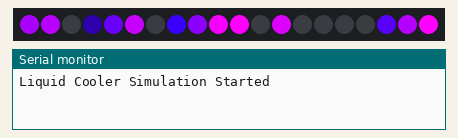
Simulated run of this sketch. Board: Arduino Uno, built with avr-gcc and run on an emulated ATmega328P. Parts: 20 RGB LEDs in strip order, left to right, the last lines printed to the serial monitor. Random numbers use the default seed unless the sketch sets one.

Above: at 0.45 s.
At 11.58 s:
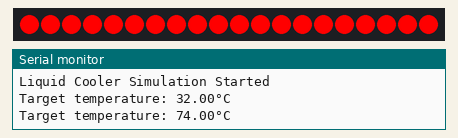
At 15.8 s:
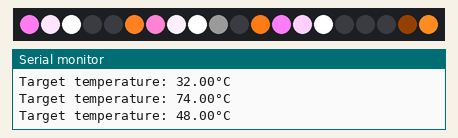
At 20.02 s:
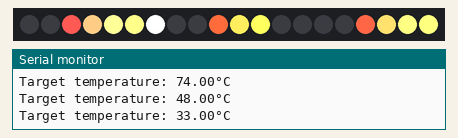
At 29.66 s:
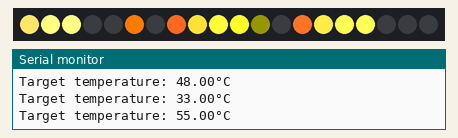
At 39.6 s:
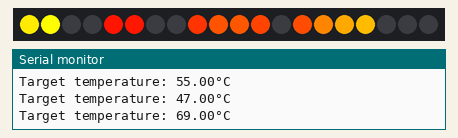

The sketch:

LIQUIC_COOLER.ino
```cpp
#include <Arduino.h>
#include <FastLED.h>
#define DATA_PIN 3
#define NUM_LEDS 20
#define FAN1_LEDS 6
#define FAN2_LEDS 6
#define PUMP_LEDS 8

CRGB leds[NUM_LEDS];

// Temperature simulation (affects colors and speeds)
float temperature = 30.0; // Starting temp in °C
float targetTemp = 30.0;
bool overheating = false;

// Dynamic speeds based on temperature
float baseFan1Speed = 0.6;
float baseFan2Speed = -0.8; // opposite direction
float basePumpSpeed = 0.4;

// Trail length (in LEDs)
int trailLength = 4;

// Dynamic colors based on temperature
CRGB getCoolantColor(float temp) {
  if (temp < 40) {
    // Cool: Deep blue to purple
    return blend(CRGB(0, 0, 255), CRGB(64, 0, 128), map(temp, 20, 40, 0, 255));
  } else if (temp < 60) {
    // Warm: Purple to orange
    return blend(CRGB(64, 0, 128), CRGB(255, 100, 0), map(temp, 40, 60, 0, 255));
  } else {
    // Hot: Orange to red
    return blend(CRGB(255, 100, 0), CRGB(255, 0, 0), map(temp, 60, 80, 0, 255));
  }
}

void setup() {
  FastLED.addLeds<WS2812B, DATA_PIN, GRB>(leds, NUM_LEDS);
  FastLED.setBrightness(255);
  Serial.begin(9600);
  Serial.println("Liquid Cooler Simulation Started");
}

void loop() {
  static unsigned long lastMillis = 0;
  static unsigned long lastTempUpdate = 0;
  unsigned long currentMillis = millis();

  // Simulate temperature changes every 5 seconds
  if (currentMillis - lastTempUpdate >= 5000) {
    targetTemp = random(25, 75); // Random temp between 25-75°C
    lastTempUpdate = currentMillis;
    Serial.print("Target temperature: ");
    Serial.print(targetTemp);
    Serial.println("°C");
  }

  // Smooth temperature transition
  if (temperature < targetTemp) {
    temperature += 0.1;
  } else if (temperature > targetTemp) {
    temperature -= 0.1;
  }

  // Check overheating condition
  overheating = (temperature > 70);

  // Calculate dynamic speeds based on temperature
  float speedMultiplier = map(temperature, 20, 80, 1.0, 3.0);
  float fan1Speed = baseFan1Speed * speedMultiplier;
  float fan2Speed = baseFan2Speed * speedMultiplier;
  float pumpSpeed = basePumpSpeed * speedMultiplier;

  // Fade everything slightly each frame to create blur persistence
  uint8_t fadeAmount = overheating ? 20 : 40; // Less fade when overheating for intensity
  fadeToBlackBy(leds, NUM_LEDS, fadeAmount);

  // Draw spinning effects with temperature-based colors
  spinBlurChase(0, FAN1_LEDS, fan1Speed, temperature);
  spinBlurChase(FAN1_LEDS, FAN2_LEDS, fan2Speed, temperature);
  spinBlurChase(FAN1_LEDS + FAN2_LEDS, PUMP_LEDS, pumpSpeed, temperature);

  // Overheating warning flash
  if (overheating && (millis() / 200) % 2) {
    fill_solid(leds, NUM_LEDS, CRGB(255, 0, 0)); // Red flash warning
  }

  // Update LEDs ~60fps
  if (currentMillis - lastMillis >= 16) {
    FastLED.show();
    lastMillis = currentMillis;
  }
}

void spinBlurChase(int startIndex, int count, float speed, float temp) {
  float time = millis() / 1000.0;
  float pos = fmod(time * speed * count, count); // position in LEDs

  // Get temperature-based colors
  CRGB baseColor = getCoolantColor(temp);
  CRGB accentColor = getCoolantColor(temp + 10); // Slightly warmer accent

  // Draw main LED + trailing blur with temperature-based colors
  for (int t = 0; t < trailLength; t++) {
    float ledPos = pos - t;
    while (ledPos < 0) ledPos += count; // wrap backwards
    while (ledPos >= count) ledPos -= count; // wrap forwards

    // Blend between base and accent colors
    uint8_t blendAmount = (uint8_t)((ledPos / count) * 255);
    CRGB blendedColor = blend(baseColor, accentColor, blendAmount);

    // Fade brightness along the trail
    uint8_t brightness = 255 - (t * (255 / trailLength));

    // Extra intensity for overheating
    if (temp > 70) {
      brightness = min(255, brightness * 1.5);
    }

    leds[startIndex + (int)ledPos] += blendedColor.nscale8(brightness);
  }
}
```
